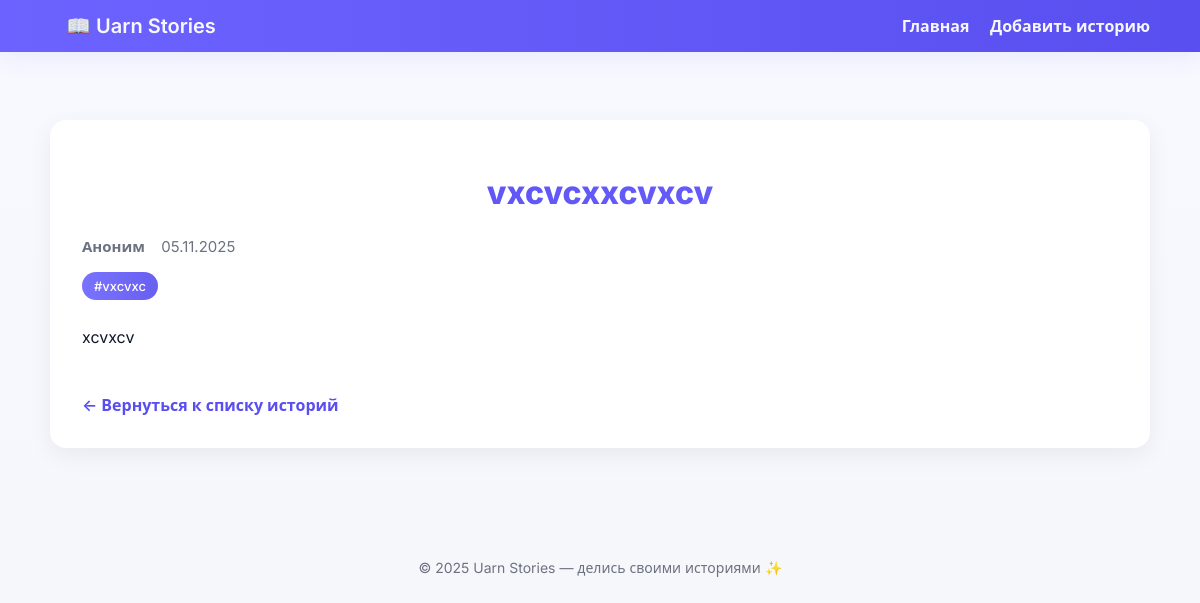
The page /story/14/ on the database its author committed.
### stories/models.py (models this page shows, shortened)
class Story(models.Model):
    title = models.CharField(max_length=200)
    content = models.TextField()
    author = models.CharField(max_length=100, blank=True, default="Аноним")
    tags = models.ManyToManyField(Tag, related_name='stories', blank=True)
    created_at = models.DateTimeField(default=timezone.now)

class Tag(models.Model):
    name = models.CharField(max_length=50, unique=True)

### stories/views.py (the view)
# urls.py: path('story/<int:story_id>/', views.story_detail, name='story_detail'),
def story_detail(request, story_id):
    try:
        story = Story.objects.get(pk=story_id)
    except Story.DoesNotExist:
        raise Http404("История не найдена")
    return render(request, 'stories/story_detail.html', {'story': story})

### stories/templates/stories/story_detail.html (shortened to what this page needs)
{% extends 'stories/base.html' %}
{% load static %}
{% block content %}
<div class="container">
    <div class="story-full">
        <h1>{{ story.title }}</h1>
        <div class="story-meta">
            <span class="author">{{ story.author }}</span>
            <span class="date">{{ story.created_at|date:"d.m.Y" }}</span>
        </div>
        {% if story.tags.all %}
        <div class="story-tags">
            {% for tag in story.tags.all %}
                <span class="story-tag">#{{ tag.name }}</span>
            {% endfor %}
        </div>
        {% endif %}
        <div class="story-content">
            {{ story.content|linebreaks }}
        </div>
        <a href="{% url 'stories:index' %}" class="back-link">← Вернуться к списку историй</a>
    </div>
</div>
{% endblock %}

### static/css/style.css (style rules this page uses)
:root { --bg: #f5f7fb; --surface: #ffffff; --muted: #6b7280; --text: #0f172a; --primary: #6c63ff; --primary-600: #594ff0; --accent: #00bfa6; --accent-600: #00a690; --danger: #ff6b6b; --card-shadow: 0 8px 24px rgba(16,24,40,0.06); }
body { font-family: Inter, 'Segoe UI', Roboto, system-ui, -apple-system, "Segoe UI Emoji", "Noto Color Emoji", sans-serif; background: linear-gradient(180deg, #f7f9ff 0%, var(--bg) 100%); color: var(--text); margin: 0; -webkit-font-smoothing:antialiased; -moz-osx-font-smoothing:grayscale; }
.container { max-width: 1100px; margin: 48px auto; padding: 20px; }
h1 { text-align: center; margin-bottom: 24px; color: var(--text); font-size: 32px; font-weight: 800; background: linear-gradient(90deg, var(--primary-600), var(--primary)); -webkit-background-clip: text; background-clip: text; -webkit-text-fill-color: transparent; animation: fadeIn 0.6s ease-out; }
.back-link { display:inline-block; margin-top:18px; text-decoration:none; color:var(--primary-600); font-weight:600 }
.story-tags { display: flex; flex-wrap: wrap; gap: 8px; }
.story-tag { background: linear-gradient(90deg, var(--primary), var(--primary-600)); color: white; padding: 6px 12px; border-radius: 999px; font-size: 13px; font-weight: 500; opacity: 0.9; transition: all 0.2s; animation: tagFadeIn 0.3s ease-out; }

### stories/templates/stories/story_detail.html (style rules this page uses)
.story-full { background: var(--surface); padding: 32px; border-radius: 16px; box-shadow: var(--card-shadow); }
.story-meta { color: var(--muted); margin: 16px 0; font-size: 15px; }
.story-meta .author { font-weight: 600; margin-right: 12px; }
.story-content { line-height: 1.7; margin: 24px 0; color: var(--text); }
.story-content p { margin-bottom: 1.2em; }

### rows shown on the page
Story: title "vxcvcxxcvxcv", author "Аноним", created_at "05.11.2025", content "xcvxcv"
Tag: name "vxcvxc"
